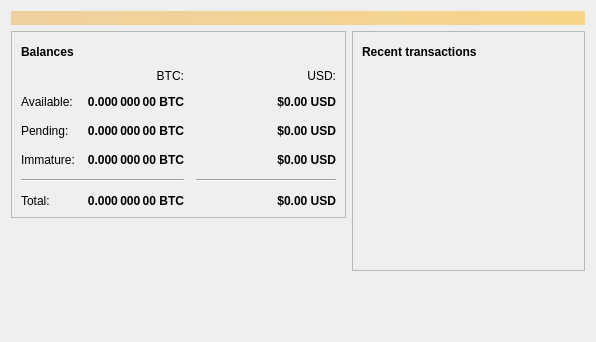
<?xml version="1.0" encoding="UTF-8"?>
<ui version="4.0">
 <class>OverviewPage</class>
 <widget class="QWidget" name="OverviewPage">
  <property name="geometry">
   <rect>
    <x>0</x>
    <y>0</y>
    <width>596</width>
    <height>342</height>
   </rect>
  </property>
  <property name="windowTitle">
   <string>Form</string>
  </property>
  <layout class="QVBoxLayout" name="topLayout">
   <item>
    <widget class="QLabel" name="labelAlerts">
     <property name="visible">
      <bool>false</bool>
     </property>
     <property name="styleSheet">
      <string notr="true">QLabel { background-color: qlineargradient(x1: 0, y1: 0, x2: 1, y2: 0, stop:0 #F0D0A0, stop:1 #F8D488); color:#000000; }</string>
     </property>
     <property name="wordWrap">
      <bool>true</bool>
     </property>
     <property name="margin">
      <number>3</number>
     </property>
     <property name="textInteractionFlags">
      <set>Qt::TextSelectableByMouse</set>
     </property>
    </widget>
   </item>
   <item>
    <layout class="QHBoxLayout" name="horizontalLayout" stretch="1,1">
     <item>
      <layout class="QVBoxLayout" name="verticalLayout_2">
       <item>
        <widget class="QFrame" name="frame">
         <property name="frameShape">
          <enum>QFrame::StyledPanel</enum>
         </property>
         <property name="frameShadow">
          <enum>QFrame::Raised</enum>
         </property>
         <layout class="QVBoxLayout" name="verticalLayout_4">
          <item>
           <layout class="QHBoxLayout" name="horizontalLayout_4">
            <item>
             <widget class="QLabel" name="label_5">
              <property name="font">
               <font>
                <weight>75</weight>
                <bold>true</bold>
               </font>
              </property>
              <property name="text">
               <string>Balances</string>
              </property>
             </widget>
            </item>
            <item>
             <widget class="QPushButton" name="labelWalletStatus">
              <property name="enabled">
               <bool>true</bool>
              </property>
              <property name="maximumSize">
               <size>
                <width>30</width>
                <height>16777215</height>
               </size>
              </property>
              <property name="toolTip">
               <string>The displayed information may be out of date. Your wallet automatically synchronizes with the Bitcoin network after a connection is established, but this process has not completed yet.</string>
              </property>
              <property name="text">
               <string/>
              </property>
              <property name="icon">
               <iconset resource="../bitcoin.qrc">
                <normaloff>:/icons/warning</normaloff>
                <disabledoff>:/icons/warning</disabledoff>:/icons/warning</iconset>
              </property>
              <property name="iconSize">
               <size>
                <width>24</width>
                <height>24</height>
               </size>
              </property>
              <property name="flat">
               <bool>true</bool>
              </property>
             </widget>
            </item>
            <item>
             <spacer name="horizontalSpacer_3">
              <property name="orientation">
               <enum>Qt::Horizontal</enum>
              </property>
              <property name="sizeHint" stdset="0">
               <size>
                <width>40</width>
                <height>20</height>
               </size>
              </property>
             </spacer>
            </item>
           </layout>
          </item>
          <item>
           <layout class="QGridLayout" name="gridLayout">
            <property name="spacing">
             <number>12</number>
            </property>
            <item row="2" column="2">
             <widget class="QLabel" name="labelFiatPending">
              <property name="font">
               <font>
                <weight>75</weight>
                <bold>true</bold>
               </font>
              </property>
              <property name="cursor">
               <cursorShape>IBeamCursor</cursorShape>
              </property>
              <property name="toolTip">
               <string>Unconfirmed transactions in fiat currency</string>
              </property>
              <property name="text">
               <string notr="true">$0.00 USD</string>
              </property>
              <property name="alignment">
               <set>Qt::AlignRight|Qt::AlignTrailing|Qt::AlignVCenter</set>
              </property>
              <property name="textInteractionFlags">
               <set>Qt::LinksAccessibleByMouse|Qt::TextSelectableByKeyboard|Qt::TextSelectableByMouse</set>
              </property>
             </widget>
            </item>
            <item row="2" column="1">
             <widget class="QLabel" name="labelUnconfirmed">
              <property name="font">
               <font>
                <weight>75</weight>
                <bold>true</bold>
               </font>
              </property>
              <property name="cursor">
               <cursorShape>IBeamCursor</cursorShape>
              </property>
              <property name="toolTip">
               <string>Total of transactions that have yet to be confirmed, and do not yet count toward the spendable balance</string>
              </property>
              <property name="text">
               <string notr="true">0.000 000 00 BTC</string>
              </property>
              <property name="alignment">
               <set>Qt::AlignRight|Qt::AlignTrailing|Qt::AlignVCenter</set>
              </property>
              <property name="textInteractionFlags">
               <set>Qt::LinksAccessibleByMouse|Qt::TextSelectableByKeyboard|Qt::TextSelectableByMouse</set>
              </property>
             </widget>
            </item>
            <item row="3" column="2">
             <widget class="QLabel" name="labelFiatImmature">
              <property name="font">
               <font>
                <weight>75</weight>
                <bold>true</bold>
               </font>
              </property>
              <property name="cursor">
               <cursorShape>IBeamCursor</cursorShape>
              </property>
              <property name="toolTip">
               <string>Mined balance in watch-only addresses that has not yet matured</string>
              </property>
              <property name="text">
               <string notr="true">$0.00 USD</string>
              </property>
              <property name="alignment">
               <set>Qt::AlignRight|Qt::AlignTrailing|Qt::AlignVCenter</set>
              </property>
              <property name="textInteractionFlags">
               <set>Qt::LinksAccessibleByMouse|Qt::TextSelectableByKeyboard|Qt::TextSelectableByMouse</set>
              </property>
             </widget>
            </item>
            <item row="4" column="0" colspan="2">
             <widget class="Line" name="line">
              <property name="orientation">
               <enum>Qt::Horizontal</enum>
              </property>
             </widget>
            </item>
            <item row="4" column="2">
             <widget class="Line" name="lineFiatBalance">
              <property name="sizePolicy">
               <sizepolicy hsizetype="Preferred" vsizetype="Fixed">
                <horstretch>0</horstretch>
                <verstretch>0</verstretch>
               </sizepolicy>
              </property>
              <property name="minimumSize">
               <size>
                <width>140</width>
                <height>0</height>
               </size>
              </property>
              <property name="orientation">
               <enum>Qt::Horizontal</enum>
              </property>
             </widget>
            </item>
            <item row="5" column="0">
             <widget class="QLabel" name="labelTotalText">
              <property name="text">
               <string>Total:</string>
              </property>
             </widget>
            </item>
            <item row="3" column="1">
             <widget class="QLabel" name="labelImmature">
              <property name="font">
               <font>
                <weight>75</weight>
                <bold>true</bold>
               </font>
              </property>
              <property name="cursor">
               <cursorShape>IBeamCursor</cursorShape>
              </property>
              <property name="toolTip">
               <string>Mined balance that has not yet matured</string>
              </property>
              <property name="text">
               <string notr="true">0.000 000 00 BTC</string>
              </property>
              <property name="alignment">
               <set>Qt::AlignRight|Qt::AlignTrailing|Qt::AlignVCenter</set>
              </property>
              <property name="textInteractionFlags">
               <set>Qt::LinksAccessibleByMouse|Qt::TextSelectableByKeyboard|Qt::TextSelectableByMouse</set>
              </property>
             </widget>
            </item>
            <item row="2" column="3">
             <spacer name="horizontalSpacer_2">
              <property name="orientation">
               <enum>Qt::Horizontal</enum>
              </property>
              <property name="sizeHint" stdset="0">
               <size>
                <width>40</width>
                <height>20</height>
               </size>
              </property>
             </spacer>
            </item>
            <item row="3" column="0">
             <widget class="QLabel" name="labelImmatureText">
              <property name="text">
               <string>Immature:</string>
              </property>
             </widget>
            </item>
            <item row="5" column="1">
             <widget class="QLabel" name="labelTotal">
              <property name="font">
               <font>
                <weight>75</weight>
                <bold>true</bold>
               </font>
              </property>
              <property name="cursor">
               <cursorShape>IBeamCursor</cursorShape>
              </property>
              <property name="toolTip">
               <string>Your current total balance</string>
              </property>
              <property name="text">
               <string notr="true">0.000 000 00 BTC</string>
              </property>
              <property name="alignment">
               <set>Qt::AlignRight|Qt::AlignTrailing|Qt::AlignVCenter</set>
              </property>
              <property name="textInteractionFlags">
               <set>Qt::LinksAccessibleByMouse|Qt::TextSelectableByKeyboard|Qt::TextSelectableByMouse</set>
              </property>
             </widget>
            </item>
            <item row="5" column="2">
             <widget class="QLabel" name="labelFiatTotal">
              <property name="font">
               <font>
                <weight>75</weight>
                <bold>true</bold>
               </font>
              </property>
              <property name="cursor">
               <cursorShape>IBeamCursor</cursorShape>
              </property>
              <property name="toolTip">
               <string>Current total balance in fiat currency</string>
              </property>
              <property name="text">
               <string notr="true">$0.00 USD</string>
              </property>
              <property name="alignment">
               <set>Qt::AlignRight|Qt::AlignTrailing|Qt::AlignVCenter</set>
              </property>
              <property name="textInteractionFlags">
               <set>Qt::LinksAccessibleByMouse|Qt::TextSelectableByKeyboard|Qt::TextSelectableByMouse</set>
              </property>
             </widget>
            </item>
            <item row="0" column="2">
             <widget class="QLabel" name="labelFiat">
              <property name="text">
               <string>USD:</string>
              </property>
              <property name="alignment">
               <set>Qt::AlignRight|Qt::AlignTrailing|Qt::AlignVCenter</set>
              </property>
             </widget>
            </item>
            <item row="1" column="0">
             <widget class="QLabel" name="labelBalanceText">
              <property name="text">
               <string>Available:</string>
              </property>
             </widget>
            </item>
            <item row="1" column="1">
             <widget class="QLabel" name="labelBalance">
              <property name="font">
               <font>
                <weight>75</weight>
                <bold>true</bold>
               </font>
              </property>
              <property name="cursor">
               <cursorShape>IBeamCursor</cursorShape>
              </property>
              <property name="toolTip">
               <string>Your current spendable balance</string>
              </property>
              <property name="text">
               <string notr="true">0.000 000 00 BTC</string>
              </property>
              <property name="alignment">
               <set>Qt::AlignRight|Qt::AlignTrailing|Qt::AlignVCenter</set>
              </property>
              <property name="textInteractionFlags">
               <set>Qt::LinksAccessibleByMouse|Qt::TextSelectableByKeyboard|Qt::TextSelectableByMouse</set>
              </property>
             </widget>
            </item>
            <item row="1" column="2">
             <widget class="QLabel" name="labelFiatAvailable">
              <property name="font">
               <font>
                <weight>75</weight>
                <bold>true</bold>
               </font>
              </property>
              <property name="cursor">
               <cursorShape>IBeamCursor</cursorShape>
              </property>
              <property name="toolTip">
               <string>Your current balance in fiat currency</string>
              </property>
              <property name="text">
               <string notr="true">$0.00 USD</string>
              </property>
              <property name="alignment">
               <set>Qt::AlignRight|Qt::AlignTrailing|Qt::AlignVCenter</set>
              </property>
              <property name="textInteractionFlags">
               <set>Qt::LinksAccessibleByMouse|Qt::TextSelectableByKeyboard|Qt::TextSelectableByMouse</set>
              </property>
             </widget>
            </item>
            <item row="2" column="0">
             <widget class="QLabel" name="labelPendingText">
              <property name="text">
               <string>Pending:</string>
              </property>
             </widget>
            </item>
            <item row="0" column="1">
             <widget class="QLabel" name="labelBtc">
              <property name="text">
               <string>BTC:</string>
              </property>
              <property name="alignment">
               <set>Qt::AlignRight|Qt::AlignTrailing|Qt::AlignVCenter</set>
              </property>
             </widget>
            </item>
           </layout>
          </item>
         </layout>
        </widget>
       </item>
       <item>
        <spacer name="verticalSpacer">
         <property name="orientation">
          <enum>Qt::Vertical</enum>
         </property>
         <property name="sizeHint" stdset="0">
          <size>
           <width>20</width>
           <height>40</height>
          </size>
         </property>
        </spacer>
       </item>
      </layout>
     </item>
     <item>
      <layout class="QVBoxLayout" name="verticalLayout_3">
       <item>
        <widget class="QFrame" name="frame_2">
         <property name="frameShape">
          <enum>QFrame::StyledPanel</enum>
         </property>
         <property name="frameShadow">
          <enum>QFrame::Raised</enum>
         </property>
         <layout class="QVBoxLayout" name="verticalLayout">
          <item>
           <layout class="QHBoxLayout" name="horizontalLayout_2">
            <item>
             <widget class="QLabel" name="label_4">
              <property name="font">
               <font>
                <weight>75</weight>
                <bold>true</bold>
               </font>
              </property>
              <property name="text">
               <string>Recent transactions</string>
              </property>
             </widget>
            </item>
            <item>
             <widget class="QPushButton" name="labelTransactionsStatus">
              <property name="enabled">
               <bool>true</bool>
              </property>
              <property name="maximumSize">
               <size>
                <width>30</width>
                <height>16777215</height>
               </size>
              </property>
              <property name="toolTip">
               <string>The displayed information may be out of date. Your wallet automatically synchronizes with the Bitcoin network after a connection is established, but this process has not completed yet.</string>
              </property>
              <property name="text">
               <string/>
              </property>
              <property name="icon">
               <iconset resource="../bitcoin.qrc">
                <normaloff>:/icons/warning</normaloff>
                <disabledoff>:/icons/warning</disabledoff>:/icons/warning</iconset>
              </property>
              <property name="iconSize">
               <size>
                <width>24</width>
                <height>24</height>
               </size>
              </property>
              <property name="flat">
               <bool>true</bool>
              </property>
             </widget>
            </item>
            <item>
             <spacer name="horizontalSpacer">
              <property name="orientation">
               <enum>Qt::Horizontal</enum>
              </property>
              <property name="sizeHint" stdset="0">
               <size>
                <width>40</width>
                <height>20</height>
               </size>
              </property>
             </spacer>
            </item>
           </layout>
          </item>
          <item>
           <widget class="QListView" name="listTransactions">
            <property name="styleSheet">
             <string notr="true">QListView { background: transparent; }</string>
            </property>
            <property name="frameShape">
             <enum>QFrame::NoFrame</enum>
            </property>
            <property name="verticalScrollBarPolicy">
             <enum>Qt::ScrollBarAlwaysOff</enum>
            </property>
            <property name="horizontalScrollBarPolicy">
             <enum>Qt::ScrollBarAlwaysOff</enum>
            </property>
            <property name="selectionMode">
             <enum>QAbstractItemView::NoSelection</enum>
            </property>
           </widget>
          </item>
         </layout>
        </widget>
       </item>
       <item>
        <spacer name="verticalSpacer_2">
         <property name="orientation">
          <enum>Qt::Vertical</enum>
         </property>
         <property name="sizeHint" stdset="0">
          <size>
           <width>20</width>
           <height>40</height>
          </size>
         </property>
        </spacer>
       </item>
      </layout>
     </item>
    </layout>
   </item>
  </layout>
 </widget>
 <resources/>
 <connections/>
</ui>
